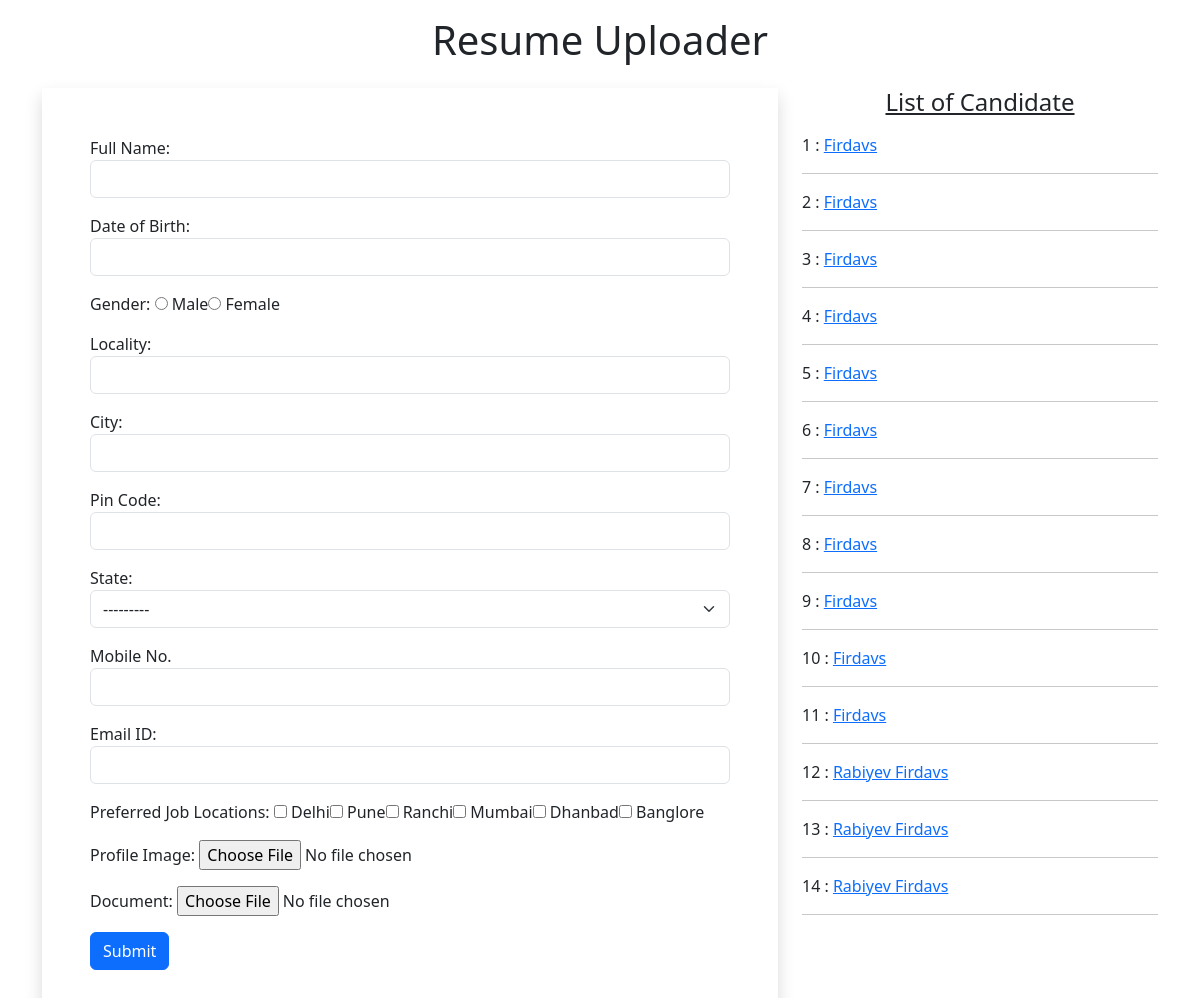
The page / on the database its author committed.
### myapp/models.py (models this page shows)
class Resume (models.Model):
    name = models.CharField(max_length=100)
    dob = models.DateField(auto_now=False, auto_now_add=False)
    gender = models.CharField(max_length=100)
    locality = models.CharField(max_length=100)
    city = models.CharField(max_length=100)
    pin = models.PositiveIntegerField()
    state = models.CharField(choices=STATE_CHOICE , max_length=50)
    mobile = models.PositiveIntegerField()
    email = models.EmailField()
    job_city = models.CharField(max_length=50)
    profile_image = models.ImageField(upload_to='profileimg',blank=True)
    my_file = models.FileField(upload_to='doc', blank=True)

### myapp/views.py (the view, shortened to what this page needs)
# urls.py: path('', views.HomeView.as_view(), name='home'),
class HomeView(View):
 def get(self, request):
  form = ResumeForm()
  candidates = Resume.objects.all()
  return render(request, 'myapp/home.html', {'candidates':candidates, 'form':form})

### myapp/forms.py
class ResumeForm(forms.ModelForm):
 gender = forms.ChoiceField(choices=GENDER_CHOICES, widget=forms.RadioSelect )
 job_city = forms.MultipleChoiceField(label='Preferred Job Locations', choices=JOB_CITY_CHOICE,
  widget=forms. CheckboxSelectMultiple)
 class Meta:
  model = Resume
  fields = ['id', 'name', 'dob', 'gender', 'locality','city', 'pin', 'state', 'mobile', 'email', 'job_city',
  'profile_image', 'my_file']
  labels = {'name':'Full Name', 'dob':'Date of Birth', 'pin':'Pin Code', 'mobile':'Mobile No.',
  'email': 'Email ID', 'profile_image':'Profile Image','my_file':'Document'}
  widgets = {
  'name':forms.TextInput(attrs={'class':'form-control'}),
  'dob':forms.DateInput(attrs={'class':'form-control','id':'datepicker'}),
  'locality':forms.TextInput(attrs={'class':'form-control'}),
  'city':forms.TextInput(attrs={'class':'form-control'}),
  'pin':forms.NumberInput(attrs={'class':'form-control'}),
  'state':forms.Select(attrs={'class':'form-select'}),
  'mobile':forms.NumberInput(attrs={'class':'form-control'}),
  'email':forms.EmailInput(attrs={'class':'form-control'}),
 }

### myapp/templates/myapp/home.html (shortened to what this page needs)
<!DOCTYPE html>
{% load static %}
<html lang="en">
<head>
    <link href="https://cdn.jsdelivr.net/npm/bootstrap@5.3.2/dist/css/bootstrap.min.css" rel="stylesheet"
>
    <link rel="stylesheet" href="//code.jquery.com/ui/1.12.1/themes/base/jquery-ui.css">
    <link rel="stylesheet" href="{% static 'myapp/css/style.css' %}">
</head>
<body>
    <div class="container mb-5">
        <h1 class="alert-danger text-center p-3">Resume Uploader</h1>
        <div class="row">
            <div class="col-sm-8">
                <form method="post" enctype="multipart/form-data" class="shadow p-5">
                    {% for fm in form %}
                    <div class="form-group mb-3">
                        {{fm.label_tag}} {{fm}} <small class="text-danger">{{fm.errors|striptags}}</small>
                    </div>
                    {% endfor %}
                    <input type="submit" value="Submit" class="btn btn-primary">
                </form>
            </div>
            <div class="col-sm-4">
                <h4 class="text-center mb-3"><u>List of Candidate</u></h4>
                {% for candidate in candidates %}
                 {{candidate.id}}  : <a href="{% url 'candidate' candidate.id %}">{{candidate.name}}</a>
                 <hr>
                {% endfor %}
            </div>
        </div>
    </div>
</body>
</html>

### myapp/static/myapp/css/style.css (style rules this page uses)
#id_gender, #id_job_city { list-style-type: none; display: inline-flex; }

### rows shown on the page
Resume: id "1", name "Firdavs"
Resume: id "2", name "Firdavs"
Resume: id "3", name "Firdavs"
Resume: id "4", name "Firdavs"
Resume: id "5", name "Firdavs"
Resume: id "6", name "Firdavs"
Resume: id "7", name "Firdavs"
Resume: id "8", name "Firdavs"
Resume: id "9", name "Firdavs"
Resume: id "10", name "Firdavs"
Resume: id "11", name "Firdavs"
Resume: id "12", name "Rabiyev Firdavs"
Resume: id "13", name "Rabiyev Firdavs"
Resume: id "14", name "Rabiyev Firdavs"

### other values the page prints
{{ fm.label_tag }} "Full Name:" "Date of Birth:" "Gender:" "Locality:" "City:" "Pin Code:" "State:" "Mobile No." "Email ID:" "Preferred Job Locations:" "Profile Image:" "Document:"
